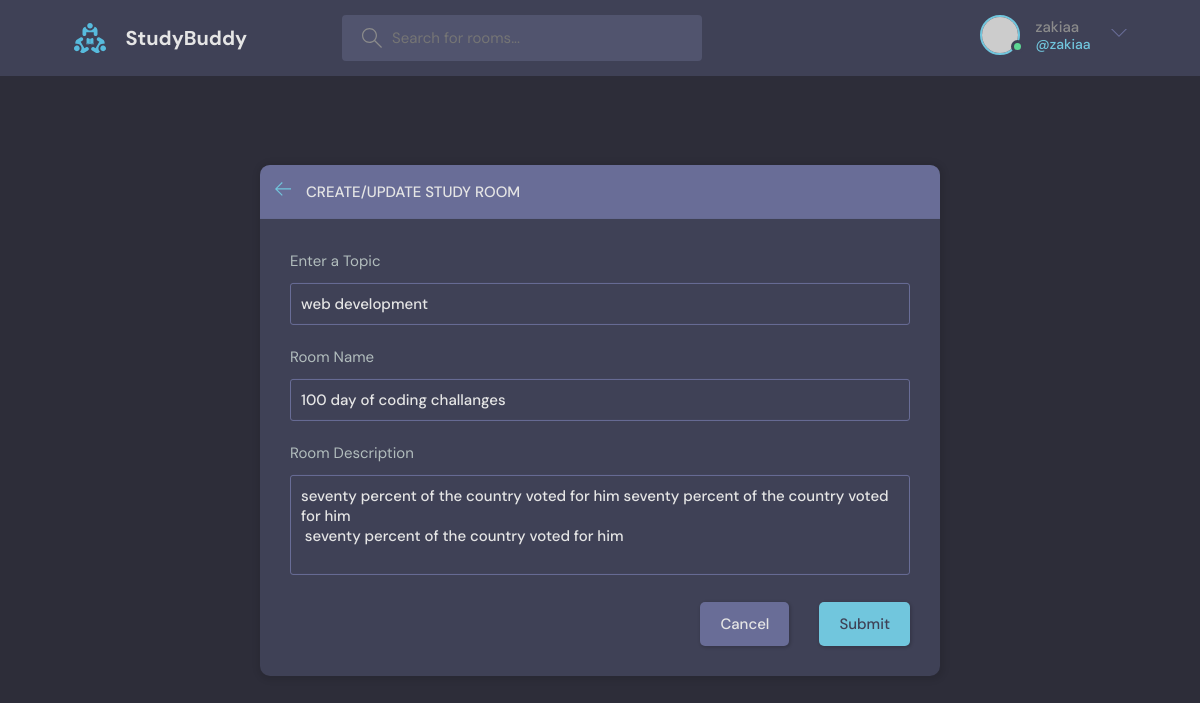
Screenshot of /update-room/2/ (signed in) with the database file from the repository.
### base/models.py (models this page shows, shortened)
class Room(models.Model):
    host = models.ForeignKey(User, on_delete=models.SET_NULL, null=True)
    topic = models.ForeignKey(Topic, on_delete=models.SET_NULL, null=True)
    name = models.CharField(max_length=200)
    description = models.TextField(null=True, blank=True)
    participants = models.ManyToManyField(User, related_name='participants', blank=True)
    updated = models.DateTimeField(auto_now=True)
    created = models.DateTimeField(auto_now_add=True)
    class Meta:
        ordering = ['-created','updated']

class Topic(models.Model):
    name = models.CharField(max_length=200)

### base/views.py (the view, shortened to what this page needs)
# urls.py: path('update-room/<str:pk>/', views.updateRoom, name='update-room'),
@login_required(login_url='login')
def updateRoom(request, pk):
    room = Room.objects.get(id=pk)
    form = RoomForm(instance=room)
    topics = Topic.objects.all()
    if request.user != room.host:
        return HttpResponse('you are not allowed here')
    context = {'form':form,
               'topics': topics,
               'room': room}
    return render(request,'base/room_form.html', context)

### base/forms.py
class RoomForm(ModelForm):
    class Meta:
        model = Room
        fields = '__all__'
        exclude = ['host', 'participants']

### base/templates/base/room_form.html (shortened to what this page needs)
{% extends 'main.html' %}
{% block content %}
<main class="create-room layout">
  <div class="container">
    <div class="layout__box">
      <div class="layout__boxHeader">
        <div class="layout__boxTitle">
          <a href="{{request.META.HTTP_REFERER}}">
            <svg version="1.1" xmlns="http://www.w3.org/2000/svg" width="32" height="32" viewBox="0 0 32 32">
              <title>arrow-left</title>
              <path
                d="M13.723 2.286l-13.723 13.714 13.719 13.714 1.616-1.611-10.96-10.96h27.625v-2.286h-27.625l10.965-10.965-1.616-1.607z">
              </path>
            </svg>
          </a>
          <h3>Create/Update Study Room</h3>
        </div>
      </div>
      <div class="layout__body">
        <form class="form" action="" method="POST">
          <div class="form__group">
            <label for="room_topic">Enter a Topic</label>
            <input required type="text" value="{{room.topic.name}}" name="topic" list="topic-list" />
          </div>
          <div class="form__group">
            <label for="room_name">Room Name</label>
            {{form.name}}
          </div>
          <div class="form__group">
            <label for="room_description">Room Description</label>
            {{form.description}}
          </div>
          <div class="form__action">
            <a class="btn btn--dark" href="{{request.META.HTTP_REFERER}}">Cancel</a>
            <button class="btn btn--main" type="submit">Submit</button>
          </div>
        </form>
      </div>
    </div>
  </div>
</main>
{% endblock content %}

### templates/navbar.html (shortened to what this page needs)
{% load static %}
<header class="header header--loggedIn">
  <div class="container">
    <a href="{% url 'home' %}" class="header__logo">
      <img src="{% static 'images/logo.svg' %}" />
      <h1>StudyBuddy</h1>
    </a>
    <form method="GET" action="{% url 'home' %}" class="header__search">
      <label>
        <input name="q" placeholder="Search for rooms..." />
      </label>
    </form>
    <nav class="header__menu">
      {% if request.user.is_authenticated %}
      <div class="header__user">
        <a href="{% url 'user-profile' user.id %}">
          <div class="avatar avatar--medium active">
            <img src="https://randomuser.me/api/portraits/men/37.jpg" />
          </div>
          <p>{{request.user.username }} <span>@{{request.user.username }}</span></p>
        </a>
        <button class="dropdown-button">
          <svg
            version="1.1"
            xmlns="http://www.w3.org/2000/svg"
            width="32"
            height="32"
            viewBox="0 0 32 32"
          >
            <title>chevron-down</title>
            <path d="M16 21l-13-13h-3l16 16 16-16h-3l-13 13z"></path>
          </svg>
        </button>
      </div>
      {% else %}
       <a href="{% url 'login' %}">
        <img src="{% static 'images/avatar.svg' %}" />
        <p>Login</p>
      </a>
      {% endif %}
    </nav>
  </div>
</header>

### rows the page displays
Room: topic "web development", name "100 day of coding challanges", description "seventy percent of the country voted for him seventy percent of the country voted for him seventy percent of the country voted for him"

### other values shown
{{ request.user.username }} "zakiaa"
